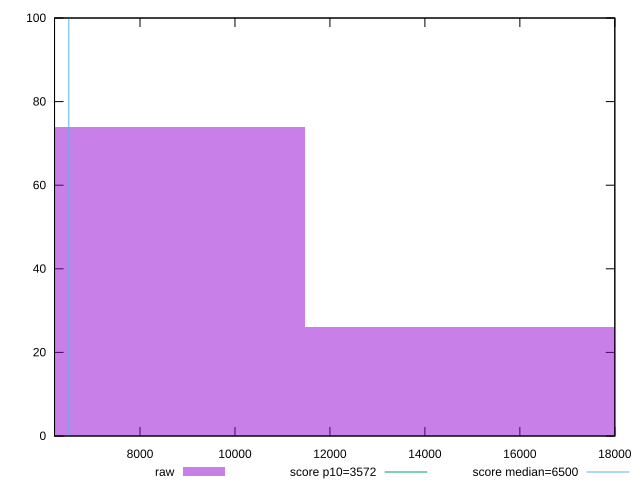

Source code (gnuplot):
reset

$raw <<EOF
7652.63358639378 74
15305.26717278756 26
EOF

set key outside below
set boxwidth 7652.63358639378
set xrange [6199.281999999999:18000.403000000002]
set yrange [0:100]
set trange [0:100]
set style fill transparent solid 0.5 noborder

set parametric
set terminal svg size 640, 490 enhanced background rgb 'white'
set output "report_00015_2021-02-09T16-11-33.973Z/first-cpu-idle/samples/pages/raw/histogram.svg"

plot $raw title "raw" with boxes, \
     3572,t title "score p10=3572", \
     6500,t title "score median=6500"

reset
